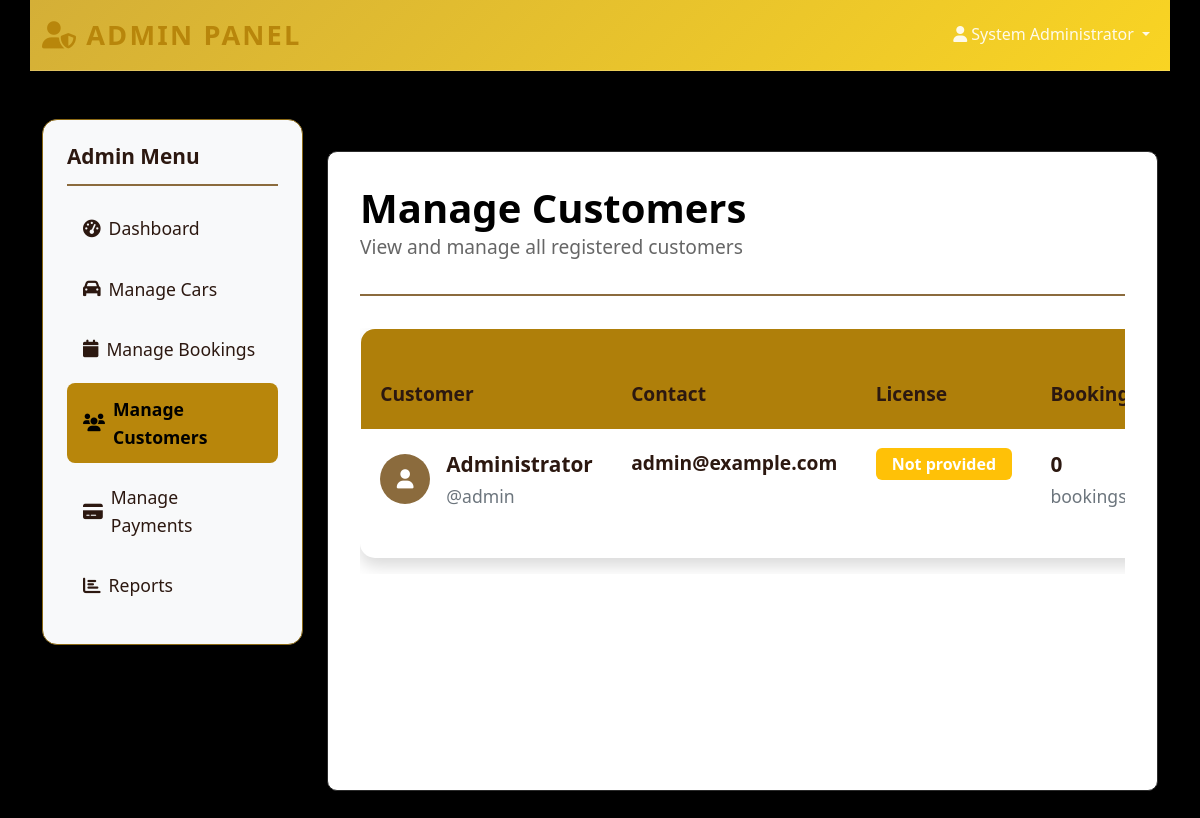
The page /admin/customers.php (signed in) on the database its author committed.
### tables this page shows
CREATE TABLE IF NOT EXISTS users (
    id INT AUTO_INCREMENT PRIMARY KEY,
    username VARCHAR(50) NOT NULL UNIQUE,
    email VARCHAR(100) NOT NULL UNIQUE,
    password VARCHAR(255) NOT NULL,
    full_name VARCHAR(100) NOT NULL,
    phone VARCHAR(20),
    address TEXT,
    license_number VARCHAR(50),
    date_of_birth DATE,
    created_at TIMESTAMP DEFAULT CURRENT_TIMESTAMP,
    updated_at TIMESTAMP DEFAULT CURRENT_TIMESTAMP ON UPDATE CURRENT_TIMESTAMP
);

### admin/customers.php (the view, shortened to what this page needs)
<?php
require_once '../config/database.php';
$page = isset($_GET['page']) ? (int)$_GET['page'] : 1;
$limit = 50;
$offset = ($page - 1) * $limit;
$stmt = $pdo->prepare("SELECT u.*,
                    COUNT(b.id) as total_bookings,
                    SUM(CASE WHEN b.status = 'completed' THEN b.total_amount ELSE 0 END) as total_spent
                    FROM users u
                    LEFT JOIN bookings b ON u.id = b.user_id
                    GROUP BY u.id
                    ORDER BY u.created_at DESC
                    LIMIT ? OFFSET ?");
$stmt->bindValue(1, $limit, PDO::PARAM_INT);
$stmt->bindValue(2, $offset, PDO::PARAM_INT);
$stmt->execute();
$customers = $stmt->fetchAll();
?>
<!DOCTYPE html>
<html lang="en">
<head>
    <link href="https://cdn.jsdelivr.net/npm/bootstrap@5.3.0/dist/css/bootstrap.min.css" rel="stylesheet">
    <link href="https://cdnjs.cloudflare.com/ajax/libs/font-awesome/6.0.0/css/all.min.css" rel="stylesheet">
    <link href="../assets/css/style.css?v=<?= time() ?>" rel="stylesheet">
</head>
<body class="admin-page">
    <nav class="navbar navbar-expand-lg navbar-dark bg-primary">
        <div class="container">
            <a class="navbar-brand" href="dashboard.php">
                <i class="fas fa-user-shield me-2"></i>Admin Panel
            </a>
            <div class="navbar-nav ms-auto">
                <div class="nav-item dropdown">
                    <a class="nav-link dropdown-toggle" href="#" role="button" data-bs-toggle="dropdown">
                        <i class="fas fa-user me-1"></i><?php echo htmlspecialchars($_SESSION['admin_full_name']); ?>
                    </a>
                </div>
            </div>
        </div>
    </nav>
    <div class="container py-5">
        <div class="row">
            <div class="col-lg-3">
                <div class="sidebar">
                    <h5 class="mb-3">Admin Menu</h5>
                    <ul class="nav flex-column">
                        <li class="nav-item">
                            <a class="nav-link" href="dashboard.php">
                                <i class="fas fa-tachometer-alt me-2"></i>Dashboard
                            </a>
                        </li>
                        <li class="nav-item">
                            <a class="nav-link" href="cars.php">
                                <i class="fas fa-car me-2"></i>Manage Cars
                            </a>
                        </li>
                        <li class="nav-item">
                            <a class="nav-link" href="bookings.php">
                                <i class="fas fa-calendar me-2"></i>Manage Bookings
                            </a>
                        </li>
                        <li class="nav-item">
                            <a class="nav-link active" href="customers.php">
                                <i class="fas fa-users me-2"></i>Manage Customers
                            </a>
                        </li>
                        <li class="nav-item">
                            <a class="nav-link" href="payments.php">
                                <i class="fas fa-credit-card me-2"></i>Manage Payments
                            </a>
                        </li>
                        <li class="nav-item">
                            <a class="nav-link" href="reports.php">
                                <i class="fas fa-chart-bar me-2"></i>Reports
                            </a>
                        </li>
                    </ul>
                </div>
            </div>
            <div class="col-lg-9">
                <div class="dashboard-container" style="min-height: 80vh; overflow-y: auto;">
                    <div class="dashboard-header">
                        <div>
                            <h1 class="dashboard-title" style="color: #000000; font-size: 2.5rem;">Manage Customers</h1>
                            <p style="color: #666666; font-size: 1.2rem;">View and manage all registered customers</p>
                        </div>
                    </div>
                    <div class="table-responsive">
                        <table class="table table-modern">
                            <thead>
                                <tr>
                                    <th style="font-size: 1.2rem; padding: 1.2rem;">Customer</th>
                                    <th style="font-size: 1.2rem; padding: 1.2rem;">Contact</th>
                                    <th style="font-size: 1.2rem; padding: 1.2rem;">License</th>
                                    <th style="font-size: 1.2rem; padding: 1.2rem;">Bookings</th>
                                </tr>
                            </thead>
                            <tbody>
                                <?php foreach ($customers as $customer): ?>
                                <tr style="background: #FFFFFF;">
                                    <td style="padding: 1.2rem;">
                                        <div class="d-flex align-items-center">
                                            <div class="bg-primary rounded-circle me-3 d-flex align-items-center justify-content-center text-white"
                                                style="width: 50px; height: 50px; font-size: 1.2rem;">
                                                <i class="fas fa-user"></i>
                                            </div>
                                            <div>
                                                <strong style="color: #000000; font-size: 1.3rem; font-weight: bold;"><?php echo htmlspecialchars($customer['full_name']); ?></strong>
                                                <br>
                                                <small style="color: #666666; font-size: 1.1rem;">@<?php echo htmlspecialchars($customer['username']); ?></small>
                                            </div>
                                        </div>
                                    </td>
                                    <td style="padding: 1.2rem;">
                                        <div>
                                            <strong style="color: #000000; font-size: 1.2rem; font-weight: bold;"><?php echo htmlspecialchars($customer['email']); ?></strong>
                                        </div>
                                    </td>
                                    <td style="padding: 1.2rem;">
                                        <?php if ($customer['license_number']): ?>
                                        <span
                                            class="badge bg-success" style="font-size: 1rem; padding: 0.5rem 1rem;"><?php echo htmlspecialchars($customer['license_number']); ?></span>
                                        <?php else: ?>
                                        <span class="badge bg-warning" style="font-size: 1rem; padding: 0.5rem 1rem;">Not provided</span>
                                        <?php endif; ?>
                                    </td>
                                    <td style="padding: 1.2rem;">
                                        <strong style="color: #000000; font-size: 1.3rem; font-weight: bold;"><?php echo $customer['total_bookings']; ?></strong>
                                        <br>
                                        <small style="color: #666666; font-size: 1.1rem;">bookings</small>
                                    </td>
                                </tr>
                                <?php endforeach; ?>
                            </tbody>
                        </table>
                    </div>
                </div>
            </div>
        </div>
    </div>
</body>
</html>

### rows shown on the page
users: full_name "Administrator", username "admin", email "admin@example.com", shows "Not provided", total_bookings "0"

### other values the page prints
$_SESSION['admin_full_name'] "System Administrator"
